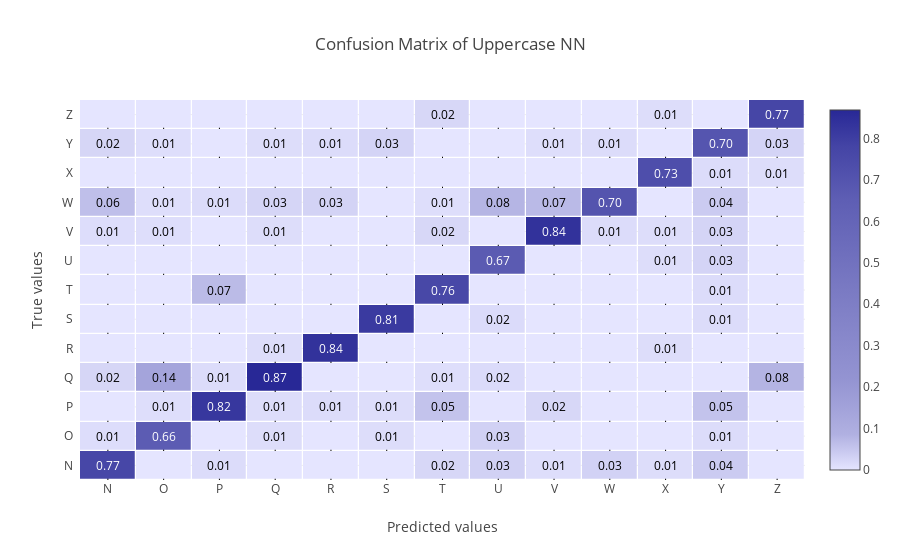
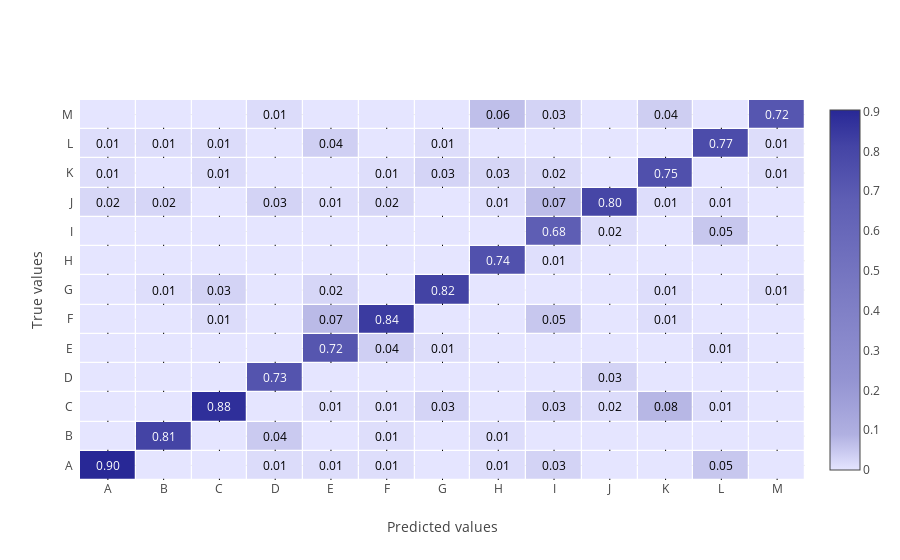

Notebook source saved alongside these figures, in order:
### Code cell
plot_confusion_matrix(uc_confusion_matrix[13:, 13:], uc_labels[13:], title='Confusion Matrix of Uppercase NN')
plot_confusion_matrix(uc_confusion_matrix[:13, :13], uc_labels[:13])

### Figure 1 — Plotly figure (JSON) as saved in the notebook; plotly's stock layout.template omitted (floating-point values rounded to 4 significant figures; data arrays with more than 128 entries replaced by an {"elided": "..."} marker saying what was removed)
{"data": [{"colorbar": {"tickmode": "array"}, "colorscale": [[0, "#e5e5ff"], [0.05, "#cacaf0"], [0.1, "#b0b0e1"], [0.25, "#9494d2"], [0.5, "#7a7ac3"], [0.75, "#5e5eb4"], [0.9, "#4444a5"], [1, "#282896"]], "showscale": true, "type": "heatmap", "x": ["N", "O", "P", "Q", "R", "S", "T", "U", "V", "W", "X", "Y", "Z"], "xgap": 1.25, "y": ["N", "O", "P", "Q", "R", "S", "T", "U", "V", "W", "X", "Y", "Z"], "ygap": 1.25, "z": {"elided": "13x13 float values"}}], "layout": {"annotations": [{"font": {"color": "#FFFFFF"}, "showarrow": false, "text": "0.77", "x": "N", "xref": "x1", "y": "N", "yref": "y1"}, {"font": {"color": "#000000"}, "showarrow": false, "text": "", "x": "O", "xref": "x1", "y": "N", "yref": "y1"}, {"font": {"color": "#000000"}, "showarrow": false, "text": "0.01", "x": "P", "xref": "x1", "y": "N", "yref": "y1"}, {"font": {"color": "#000000"}, "showarrow": false, "text": "", "x": "Q", "xref": "x1", "y": "N", "yref": "y1"}, {"font": {"color": "#000000"}, "showarrow": false, "text": "", "x": "R", "xref": "x1", "y": "N", "yref": "y1"}, {"font": {"color": "#000000"}, "showarrow": false, "text": "", "x": "S", "xref": "x1", "y": "N", "yref": "y1"}, {"font": {"color": "#000000"}, "showarrow": false, "text": "0.02", "x": "T", "xref": "x1", "y": "N", "yref": "y1"}, {"font": {"color": "#000000"}, "showarrow": false, "text": "0.03", "x": "U", "xref": "x1", "y": "N", "yref": "y1"}, {"font": {"color": "#000000"}, "showarrow": false, "text": "0.01", "x": "V", "xref": "x1", "y": "N", "yref": "y1"}, {"font": {"color": "#000000"}, "showarrow": false, "text": "0.03", "x": "W", "xref": "x1", "y": "N", "yref": "y1"}, {"font": {"color": "#000000"}, "showarrow": false, "text": "0.01", "x": "X", "xref": "x1", "y": "N", "yref": "y1"}, {"font": {"color": "#000000"}, "showarrow": false, "text": "0.04", "x": "Y", "xref": "x1", "y": "N", "yref": "y1"}, {"font": {"color": "#000000"}, "showarrow": false, "text": "", "x": "Z", "xref": "x1", "y": "N", "yref": "y1"}, {"font": {"color": "#000000"}, "showarrow": false, "text": "0.01", "x": "N", "xref": "x1", "y": "O", "yref": "y1"}, {"font": {"color": "#FFFFFF"}, "showarrow": false, "text": "0.66", "x": "O", "xref": "x1", "y": "O", "yref": "y1"}, {"font": {"color": "#000000"}, "showarrow": false, "text": "", "x": "P", "xref": "x1", "y": "O", "yref": "y1"}, {"font": {"color": "#000000"}, "showarrow": false, "text": "0.01", "x": "Q", "xref": "x1", "y": "O", "yref": "y1"}, {"font": {"color": "#000000"}, "showarrow": false, "text": "", "x": "R", "xref": "x1", "y": "O", "yref": "y1"}, {"font": {"color": "#000000"}, "showarrow": false, "text": "0.01", "x": "S", "xref": "x1", "y": "O", "yref": "y1"}, {"font": {"color": "#000000"}, "showarrow": false, "text": "", "x": "T", "xref": "x1", "y": "O", "yref": "y1"}, {"font": {"color": "#000000"}, "showarrow": false, "text": "0.03", "x": "U", "xref": "x1", "y": "O", "yref": "y1"}, {"font": {"color": "#000000"}, "showarrow": false, "text": "", "x": "V", "xref": "x1", "y": "O", "yref": "y1"}, {"font": {"color": "#000000"}, "showarrow": false, "text": "", "x": "W", "xref": "x1", "y": "O", "yref": "y1"}, {"font": {"color": "#000000"}, "showarrow": false, "text": "", "x": "X", "xref": "x1", "y": "O", "yref": "y1"}, {"font": {"color": "#000000"}, "showarrow": false, "text": "0.01", "x": "Y", "xref": "x1", "y": "O", "yref": "y1"}, {"font": {"color": "#000000"}, "showarrow": false, "text": "", "x": "Z", "xref": "x1", "y": "O", "yref": "y1"}, {"font": {"color": "#000000"}, "showarrow": false, "text": "", "x": "N", "xref": "x1", "y": "P", "yref": "y1"}, {"font": {"color": "#000000"}, "showarrow": false, "text": "0.01", "x": "O", "xref": "x1", "y": "P", "yref": "y1"}, {"font": {"color": "#FFFFFF"}, "showarrow": false, "text": "0.82", "x": "P", "xref": "x1", "y": "P", "yref": "y1"}, {"font": {"color": "#000000"}, "showarrow": false, "text": "0.01", "x": "Q", "xref": "x1", "y": "P", "yref": "y1"}, {"font": {"color": "#000000"}, "showarrow": false, "text": "0.01", "x": "R", "xref": "x1", "y": "P", "yref": "y1"}, {"font": {"color": "#000000"}, "showarrow": false, "text": "0.01", "x": "S", "xref": "x1", "y": "P", "yref": "y1"}, {"font": {"color": "#000000"}, "showarrow": false, "text": "0.05", "x": "T", "xref": "x1", "y": "P", "yref": "y1"}, {"font": {"color": "#000000"}, "showarrow": false, "text": "", "x": "U", "xref": "x1", "y": "P", "yref": "y1"}, {"font": {"color": "#000000"}, "showarrow": false, "text": "0.02", "x": "V", "xref": "x1", "y": "P", "yref": "y1"}, {"font": {"color": "#000000"}, "showarrow": false, "text": "", "x": "W", "xref": "x1", "y": "P", "yref": "y1"}, {"font": {"color": "#000000"}, "showarrow": false, "text": "", "x": "X", "xref": "x1", "y": "P", "yref": "y1"}, {"font": {"color": "#000000"}, "showarrow": false, "text": "0.05", "x": "Y", "xref": "x1", "y": "P", "yref": "y1"}, {"font": {"color": "#000000"}, "showarrow": false, "text": "", "x": "Z", "xref": "x1", "y": "P", "yref": "y1"}, {"font": {"color": "#000000"}, "showarrow": false, "text": "0.02", "x": "N", "xref": "x1", "y": "Q", "yref": "y1"}, {"font": {"color": "#000000"}, "showarrow": false, "text": "0.14", "x": "O", "xref": "x1", "y": "Q", "yref": "y1"}, {"font": {"color": "#000000"}, "showarrow": false, "text": "0.01", "x": "P", "xref": "x1", "y": "Q", "yref": "y1"}, {"font": {"color": "#FFFFFF"}, "showarrow": false, "text": "0.87", "x": "Q", "xref": "x1", "y": "Q", "yref": "y1"}, {"font": {"color": "#000000"}, "showarrow": false, "text": "", "x": "R", "xref": "x1", "y": "Q", "yref": "y1"}, {"font": {"color": "#000000"}, "showarrow": false, "text": "", "x": "S", "xref": "x1", "y": "Q", "yref": "y1"}, {"font": {"color": "#000000"}, "showarrow": false, "text": "0.01", "x": "T", "xref": "x1", "y": "Q", "yref": "y1"}, {"font": {"color": "#000000"}, "showarrow": false, "text": "0.02", "x": "U", "xref": "x1", "y": "Q", "yref": "y1"}, {"font": {"color": "#000000"}, "showarrow": false, "text": "", "x": "V", "xref": "x1", "y": "Q", "yref": "y1"}, {"font": {"color": "#000000"}, "showarrow": false, "text": "", "x": "W", "xref": "x1", "y": "Q", "yref": "y1"}, {"font": {"color": "#000000"}, "showarrow": false, "text": "", "x": "X", "xref": "x1", "y": "Q", "yref": "y1"}, {"font": {"color": "#000000"}, "showarrow": false, "text": "", "x": "Y", "xref": "x1", "y": "Q", "yref": "y1"}, {"font": {"color": "#000000"}, "showarrow": false, "text": "0.08", "x": "Z", "xref": "x1", "y": "Q", "yref": "y1"}, {"font": {"color": "#000000"}, "showarrow": false, "text": "", "x": "N", "xref": "x1", "y": "R", "yref": "y1"}, {"font": {"color": "#000000"}, "showarrow": false, "text": "", "x": "O", "xref": "x1", "y": "R", "yref": "y1"}, {"font": {"color": "#000000"}, "showarrow": false, "text": "", "x": "P", "xref": "x1", "y": "R", "yref": "y1"}, {"font": {"color": "#000000"}, "showarrow": false, "text": "0.01", "x": "Q", "xref": "x1", "y": "R", "yref": "y1"}, {"font": {"color": "#FFFFFF"}, "showarrow": false, "text": "0.84", "x": "R", "xref": "x1", "y": "R", "yref": "y1"}, {"font": {"color": "#000000"}, "showarrow": false, "text": "", "x": "S", "xref": "x1", "y": "R", "yref": "y1"}, {"font": {"color": "#000000"}, "showarrow": false, "text": "", "x": "T", "xref": "x1", "y": "R", "yref": "y1"}, {"font": {"color": "#000000"}, "showarrow": false, "text": "", "x": "U", "xref": "x1", "y": "R", "yref": "y1"}, {"font": {"color": "#000000"}, "showarrow": false, "text": "", "x": "V", "xref": "x1", "y": "R", "yref": "y1"}, {"font": {"color": "#000000"}, "showarrow": false, "text": "", "x": "W", "xref": "x1", "y": "R", "yref": "y1"}, {"font": {"color": "#000000"}, "showarrow": false, "text": "0.01", "x": "X", "xref": "x1", "y": "R", "yref": "y1"}, {"font": {"color": "#000000"}, "showarrow": false, "text": "", "x": "Y", "xref": "x1", "y": "R", "yref": "y1"}, {"font": {"color": "#000000"}, "showarrow": false, "text": "", "x": "Z", "xref": "x1", "y": "R", "yref": "y1"}, {"font": {"color": "#000000"}, "showarrow": false, "text": "", "x": "N", "xref": "x1", "y": "S", "yref": "y1"}, {"font": {"color": "#000000"}, "showarrow": false, "text": "", "x": "O", "xref": "x1", "y": "S", "yref": "y1"}, {"font": {"color": "#000000"}, "showarrow": false, "text": "", "x": "P", "xref": "x1", "y": "S", "yref": "y1"}, {"font": {"color": "#000000"}, "showarrow": false, "text": "", "x": "Q", "xref": "x1", "y": "S", "yref": "y1"}, {"font": {"color": "#000000"}, "showarrow": false, "text": "", "x": "R", "xref": "x1", "y": "S", "yref": "y1"}, {"font": {"color": "#FFFFFF"}, "showarrow": false, "text": "0.81", "x": "S", "xref": "x1", "y": "S", "yref": "y1"}, {"font": {"color": "#000000"}, "showarrow": false, "text": "", "x": "T", "xref": "x1", "y": "S", "yref": "y1"}, {"font": {"color": "#000000"}, "showarrow": false, "text": "0.02", "x": "U", "xref": "x1", "y": "S", "yref": "y1"}, {"font": {"color": "#000000"}, "showarrow": false, "text": "", "x": "V", "xref": "x1", "y": "S", "yref": "y1"}, {"font": {"color": "#000000"}, "showarrow": false, "text": "", "x": "W", "xref": "x1", "y": "S", "yref": "y1"}, {"font": {"color": "#000000"}, "showarrow": false, "text": "", "x": "X", "xref": "x1", "y": "S", "yref": "y1"}, {"font": {"color": "#000000"}, "showarrow": false, "text": "0.01", "x": "Y", "xref": "x1", "y": "S", "yref": "y1"}, {"font": {"color": "#000000"}, "showarrow": false, "text": "", "x": "Z", "xref": "x1", "y": "S", "yref": "y1"}, {"font": {"color": "#000000"}, "showarrow": false, "text": "", "x": "N", "xref": "x1", "y": "T", "yref": "y1"}, {"font": {"color": "#000000"}, "showarrow": false, "text": "", "x": "O", "xref": "x1", "y": "T", "yref": "y1"}, {"font": {"color": "#000000"}, "showarrow": false, "text": "0.07", "x": "P", "xref": "x1", "y": "T", "yref": "y1"}, {"font": {"color": "#000000"}, "showarrow": false, "text": "", "x": "Q", "xref": "x1", "y": "T", "yref": "y1"}, {"font": {"color": "#000000"}, "showarrow": false, "text": "", "x": "R", "xref": "x1", "y": "T", "yref": "y1"}, {"font": {"color": "#000000"}, "showarrow": false, "text": "", "x": "S", "xref": "x1", "y": "T", "yref": "y1"}, {"font": {"color": "#FFFFFF"}, "showarrow": false, "text": "0.76", "x": "T", "xref": "x1", "y": "T", "yref": "y1"}, {"font": {"color": "#000000"}, "showarrow": false, "text": "", "x": "U", "xref": "x1", "y": "T", "yref": "y1"}, {"font": {"color": "#000000"}, "showarrow": false, "text": "", "x": "V", "xref": "x1", "y": "T", "yref": "y1"}, {"font": {"color": "#000000"}, "showarrow": false, "text": "", "x": "W", "xref": "x1", "y": "T", "yref": "y1"}, {"font": {"color": "#000000"}, "showarrow": false, "text": "", "x": "X", "xref": "x1", "y": "T", "yref": "y1"}, {"font": {"color": "#000000"}, "showarrow": false, "text": "0.01", "x": "Y", "xref": "x1", "y": "T", "yref": "y1"}, {"font": {"color": "#000000"}, "showarrow": false, "text": "", "x": "Z", "xref": "x1", "y": "T", "yref": "y1"}, {"font": {"color": "#000000"}, "showarrow": false, "text": "", "x": "N", "xref": "x1", "y": "U", "yref": "y1"}, {"font": {"color": "#000000"}, "showarrow": false, "text": "", "x": "O", "xref": "x1", "y": "U", "yref": "y1"}, {"font": {"color": "#000000"}, "showarrow": false, "text": "", "x": "P", "xref": "x1", "y": "U", "yref": "y1"}, {"font": {"color": "#000000"}, "showarrow": false, "text": "", "x": "Q", "xref": "x1", "y": "U", "yref": "y1"}, {"font": {"color": "#000000"}, "showarrow": false, "text": "", "x": "R", "xref": "x1", "y": "U", "yref": "y1"}, {"font": {"color": "#000000"}, "showarrow": false, "text": "", "x": "S", "xref": "x1", "y": "U", "yref": "y1"}, {"font": {"color": "#000000"}, "showarrow": false, "text": "", "x": "T", "xref": "x1", "y": "U", "yref": "y1"}, {"font": {"color": "#FFFFFF"}, "showarrow": false, "text": "0.67", "x": "U", "xref": "x1", "y": "U", "yref": "y1"}, {"font": {"color": "#000000"}, "showarrow": false, "text": "", "x": "V", "xref": "x1", "y": "U", "yref": "y1"}, {"font": {"color": "#000000"}, "showarrow": false, "text": "", "x": "W", "xref": "x1", "y": "U", "yref": "y1"}, {"font": {"color": "#000000"}, "showarrow": false, "text": "0.01", "x": "X", "xref": "x1", "y": "U", "yref": "y1"}, {"font": {"color": "#000000"}, "showarrow": false, "text": "0.03", "x": "Y", "xref": "x1", "y": "U", "yref": "y1"}, {"font": {"color": "#000000"}, "showarrow": false, "text": "", "x": "Z", "xref": "x1", "y": "U", "yref": "y1"}, {"font": {"color": "#000000"}, "showarrow": false, "text": "0.01", "x": "N", "xref": "x1", "y": "V", "yref": "y1"}, {"font": {"color": "#000000"}, "showarrow": false, "text": "0.01", "x": "O", "xref": "x1", "y": "V", "yref": "y1"}, {"font": {"color": "#000000"}, "showarrow": false, "text": "", "x": "P", "xref": "x1", "y": "V", "yref": "y1"}, {"font": {"color": "#000000"}, "showarrow": false, "text": "0.01", "x": "Q", "xref": "x1", "y": "V", "yref": "y1"}, {"font": {"color": "#000000"}, "showarrow": false, "text": "", "x": "R", "xref": "x1", "y": "V", "yref": "y1"}, {"font": {"color": "#000000"}, "showarrow": false, "text": "", "x": "S", "xref": "x1", "y": "V", "yref": "y1"}, {"font": {"color": "#000000"}, "showarrow": false, "text": "0.02", "x": "T", "xref": "x1", "y": "V", "yref": "y1"}, {"font": {"color": "#000000"}, "showarrow": false, "text": "", "x": "U", "xref": "x1", "y": "V", "yref": "y1"}, {"font": {"color": "#FFFFFF"}, "showarrow": false, "text": "0.84", "x": "V", "xref": "x1", "y": "V", "yref": "y1"}, {"font": {"color": "#000000"}, "showarrow": false, "text": "0.01", "x": "W", "xref": "x1", "y": "V", "yref": "y1"}, {"font": {"color": "#000000"}, "showarrow": false, "text": "0.01", "x": "X", "xref": "x1", "y": "V", "yref": "y1"}, {"font": {"color": "#000000"}, "showarrow": false, "text": "0.03", "x": "Y", "xref": "x1", "y": "V", "yref": "y1"}, {"font": {"color": "#000000"}, "showarrow": false, "text": "", "x": "Z", "xref": "x1", "y": "V", "yref": "y1"}, {"font": {"color": "#000000"}, "showarrow": false, "text": "0.06", "x": "N", "xref": "x1", "y": "W", "yref": "y1"}, {"font": {"color": "#000000"}, "showarrow": false, "text": "0.01", "x": "O", "xref": "x1", "y": "W", "yref": "y1"}, {"font": {"color": "#000000"}, "showarrow": false, "text": "0.01", "x": "P", "xref": "x1", "y": "W", "yref": "y1"}, {"font": {"color": "#000000"}, "showarrow": false, "text": "0.03", "x": "Q", "xref": "x1", "y": "W", "yref": "y1"}, {"font": {"color": "#000000"}, "showarrow": false, "text": "0.03", "x": "R", "xref": "x1", "y": "W", "yref": "y1"}, {"font": {"color": "#000000"}, "showarrow": false, "text": "", "x": "S", "xref": "x1", "y": "W", "yref": "y1"}, {"font": {"color": "#000000"}, "showarrow": false, "text": "0.01", "x": "T", "xref": "x1", "y": "W", "yref": "y1"}, {"font": {"color": "#000000"}, "showarrow": false, "text": "0.08", "x": "U", "xref": "x1", "y": "W", "yref": "y1"}, {"font": {"color": "#000000"}, "showarrow": false, "text": "0.07", "x": "V", "xref": "x1", "y": "W", "yref": "y1"}, {"font": {"color": "#FFFFFF"}, "showarrow": false, "text": "0.70", "x": "W", "xref": "x1", "y": "W", "yref": "y1"}, {"font": {"color": "#000000"}, "showarrow": false, "text": "", "x": "X", "xref": "x1", "y": "W", "yref": "y1"}, {"font": {"color": "#000000"}, "showarrow": false, "text": "0.04", "x": "Y", "xref": "x1", "y": "W", "yref": "y1"}, {"font": {"color": "#000000"}, "showarrow": false, "text": "", "x": "Z", "xref": "x1", "y": "W", "yref": "y1"}, {"font": {"color": "#000000"}, "showarrow": false, "text": "", "x": "N", "xref": "x1", "y": "X", "yref": "y1"}, {"font": {"color": "#000000"}, "showarrow": false, "text": "", "x": "O", "xref": "x1", "y": "X", "yref": "y1"}, {"font": {"color": "#000000"}, "showarrow": false, "text": "", "x": "P", "xref": "x1", "y": "X", "yref": "y1"}, {"font": {"color": "#000000"}, "showarrow": false, "text": "", "x": "Q", "xref": "x1", "y": "X", "yref": "y1"}, {"font": {"color": "#000000"}, "showarrow": false, "text": "", "x": "R", "xref": "x1", "y": "X", "yref": "y1"}, {"font": {"color": "#000000"}, "showarrow": false, "text": "", "x": "S", "xref": "x1", "y": "X", "yref": "y1"}, {"font": {"color": "#000000"}, "showarrow": false, "text": "", "x": "T", "xref": "x1", "y": "X", "yref": "y1"}, {"font": {"color": "#000000"}, "showarrow": false, "text": "", "x": "U", "xref": "x1", "y": "X", "yref": "y1"}, {"font": {"color": "#000000"}, "showarrow": false, "text": "", "x": "V", "xref": "x1", "y": "X", "yref": "y1"}, {"font": {"color": "#000000"}, "showarrow": false, "text": "", "x": "W", "xref": "x1", "y": "X", "yref": "y1"}, {"font": {"color": "#FFFFFF"}, "showarrow": false, "text": "0.73", "x": "X", "xref": "x1", "y": "X", "yref": "y1"}, {"font": {"color": "#000000"}, "showarrow": false, "text": "0.01", "x": "Y", "xref": "x1", "y": "X", "yref": "y1"}, {"font": {"color": "#000000"}, "showarrow": false, "text": "0.01", "x": "Z", "xref": "x1", "y": "X", "yref": "y1"}, {"font": {"color": "#000000"}, "showarrow": false, "text": "0.02", "x": "N", "xref": "x1", "y": "Y", "yref": "y1"}, {"font": {"color": "#000000"}, "showarrow": false, "text": "0.01", "x": "O", "xref": "x1", "y": "Y", "yref": "y1"}, {"font": {"color": "#000000"}, "showarrow": false, "text": "", "x": "P", "xref": "x1", "y": "Y", "yref": "y1"}, {"font": {"color": "#000000"}, "showarrow": false, "text": "0.01", "x": "Q", "xref": "x1", "y": "Y", "yref": "y1"}, {"font": {"color": "#000000"}, "showarrow": false, "text": "0.01", "x": "R", "xref": "x1", "y": "Y", "yref": "y1"}, {"font": {"color": "#000000"}, "showarrow": false, "text": "0.03", "x": "S", "xref": "x1", "y": "Y", "yref": "y1"}, {"font": {"color": "#000000"}, "showarrow": false, "text": "", "x": "T", "xref": "x1", "y": "Y", "yref": "y1"}, {"font": {"color": "#000000"}, "showarrow": false, "text": "", "x": "U", "xref": "x1", "y": "Y", "yref": "y1"}, {"font": {"color": "#000000"}, "showarrow": false, "text": "0.01", "x": "V", "xref": "x1", "y": "Y", "yref": "y1"}, {"font": {"color": "#000000"}, "showarrow": false, "text": "0.01", "x": "W", "xref": "x1", "y": "Y", "yref": "y1"}, {"font": {"color": "#000000"}, "showarrow": false, "text": "", "x": "X", "xref": "x1", "y": "Y", "yref": "y1"}, {"font": {"color": "#FFFFFF"}, "showarrow": false, "text": "0.70", "x": "Y", "xref": "x1", "y": "Y", "yref": "y1"}, {"font": {"color": "#000000"}, "showarrow": false, "text": "0.03", "x": "Z", "xref": "x1", "y": "Y", "yref": "y1"}, {"font": {"color": "#000000"}, "showarrow": false, "text": "", "x": "N", "xref": "x1", "y": "Z", "yref": "y1"}, {"font": {"color": "#000000"}, "showarrow": false, "text": "", "x": "O", "xref": "x1", "y": "Z", "yref": "y1"}, {"font": {"color": "#000000"}, "showarrow": false, "text": "", "x": "P", "xref": "x1", "y": "Z", "yref": "y1"}, {"font": {"color": "#000000"}, "showarrow": false, "text": "", "x": "Q", "xref": "x1", "y": "Z", "yref": "y1"}, {"font": {"color": "#000000"}, "showarrow": false, "text": "", "x": "R", "xref": "x1", "y": "Z", "yref": "y1"}, {"font": {"color": "#000000"}, "showarrow": false, "text": "", "x": "S", "xref": "x1", "y": "Z", "yref": "y1"}, {"font": {"color": "#000000"}, "showarrow": false, "text": "0.02", "x": "T", "xref": "x1", "y": "Z", "yref": "y1"}, {"font": {"color": "#000000"}, "showarrow": false, "text": "", "x": "U", "xref": "x1", "y": "Z", "yref": "y1"}, {"font": {"color": "#000000"}, "showarrow": false, "text": "", "x": "V", "xref": "x1", "y": "Z", "yref": "y1"}, {"font": {"color": "#000000"}, "showarrow": false, "text": "", "x": "W", "xref": "x1", "y": "Z", "yref": "y1"}, {"font": {"color": "#000000"}, "showarrow": false, "text": "0.01", "x": "X", "xref": "x1", "y": "Z", "yref": "y1"}, {"font": {"color": "#000000"}, "showarrow": false, "text": "", "x": "Y", "xref": "x1", "y": "Z", "yref": "y1"}, {"font": {"color": "#FFFFFF"}, "showarrow": false, "text": "0.77", "x": "Z", "xref": "x1", "y": "Z", "yref": "y1"}], "title": "Confusion Matrix of Uppercase NN", "xaxis": {"dtick": 1, "gridcolor": "rgb(0, 0, 0)", "side": "bottom", "ticks": "", "title": "Predicted values"}, "yaxis": {"anchor": "bottom", "dtick": 1, "ticks": "", "ticksuffix": "  ", "title": "True values"}}}

### Figure 2 — Plotly figure (JSON) as saved in the notebook; plotly's stock layout.template omitted (floating-point values rounded to 4 significant figures; data arrays with more than 128 entries replaced by an {"elided": "..."} marker saying what was removed)
{"data": [{"colorbar": {"tickmode": "array"}, "colorscale": [[0, "#e5e5ff"], [0.05, "#cacaf0"], [0.1, "#b0b0e1"], [0.25, "#9494d2"], [0.5, "#7a7ac3"], [0.75, "#5e5eb4"], [0.9, "#4444a5"], [1, "#282896"]], "showscale": true, "type": "heatmap", "x": ["A", "B", "C", "D", "E", "F", "G", "H", "I", "J", "K", "L", "M"], "xgap": 1.25, "y": ["A", "B", "C", "D", "E", "F", "G", "H", "I", "J", "K", "L", "M"], "ygap": 1.25, "z": {"elided": "13x13 float values"}}], "layout": {"annotations": [{"font": {"color": "#FFFFFF"}, "showarrow": false, "text": "0.90", "x": "A", "xref": "x1", "y": "A", "yref": "y1"}, {"font": {"color": "#000000"}, "showarrow": false, "text": "", "x": "B", "xref": "x1", "y": "A", "yref": "y1"}, {"font": {"color": "#000000"}, "showarrow": false, "text": "", "x": "C", "xref": "x1", "y": "A", "yref": "y1"}, {"font": {"color": "#000000"}, "showarrow": false, "text": "0.01", "x": "D", "xref": "x1", "y": "A", "yref": "y1"}, {"font": {"color": "#000000"}, "showarrow": false, "text": "0.01", "x": "E", "xref": "x1", "y": "A", "yref": "y1"}, {"font": {"color": "#000000"}, "showarrow": false, "text": "0.01", "x": "F", "xref": "x1", "y": "A", "yref": "y1"}, {"font": {"color": "#000000"}, "showarrow": false, "text": "", "x": "G", "xref": "x1", "y": "A", "yref": "y1"}, {"font": {"color": "#000000"}, "showarrow": false, "text": "0.01", "x": "H", "xref": "x1", "y": "A", "yref": "y1"}, {"font": {"color": "#000000"}, "showarrow": false, "text": "0.03", "x": "I", "xref": "x1", "y": "A", "yref": "y1"}, {"font": {"color": "#000000"}, "showarrow": false, "text": "", "x": "J", "xref": "x1", "y": "A", "yref": "y1"}, {"font": {"color": "#000000"}, "showarrow": false, "text": "", "x": "K", "xref": "x1", "y": "A", "yref": "y1"}, {"font": {"color": "#000000"}, "showarrow": false, "text": "0.05", "x": "L", "xref": "x1", "y": "A", "yref": "y1"}, {"font": {"color": "#000000"}, "showarrow": false, "text": "", "x": "M", "xref": "x1", "y": "A", "yref": "y1"}, {"font": {"color": "#000000"}, "showarrow": false, "text": "", "x": "A", "xref": "x1", "y": "B", "yref": "y1"}, {"font": {"color": "#FFFFFF"}, "showarrow": false, "text": "0.81", "x": "B", "xref": "x1", "y": "B", "yref": "y1"}, {"font": {"color": "#000000"}, "showarrow": false, "text": "", "x": "C", "xref": "x1", "y": "B", "yref": "y1"}, {"font": {"color": "#000000"}, "showarrow": false, "text": "0.04", "x": "D", "xref": "x1", "y": "B", "yref": "y1"}, {"font": {"color": "#000000"}, "showarrow": false, "text": "", "x": "E", "xref": "x1", "y": "B", "yref": "y1"}, {"font": {"color": "#000000"}, "showarrow": false, "text": "0.01", "x": "F", "xref": "x1", "y": "B", "yref": "y1"}, {"font": {"color": "#000000"}, "showarrow": false, "text": "", "x": "G", "xref": "x1", "y": "B", "yref": "y1"}, {"font": {"color": "#000000"}, "showarrow": false, "text": "0.01", "x": "H", "xref": "x1", "y": "B", "yref": "y1"}, {"font": {"color": "#000000"}, "showarrow": false, "text": "", "x": "I", "xref": "x1", "y": "B", "yref": "y1"}, {"font": {"color": "#000000"}, "showarrow": false, "text": "", "x": "J", "xref": "x1", "y": "B", "yref": "y1"}, {"font": {"color": "#000000"}, "showarrow": false, "text": "", "x": "K", "xref": "x1", "y": "B", "yref": "y1"}, {"font": {"color": "#000000"}, "showarrow": false, "text": "", "x": "L", "xref": "x1", "y": "B", "yref": "y1"}, {"font": {"color": "#000000"}, "showarrow": false, "text": "", "x": "M", "xref": "x1", "y": "B", "yref": "y1"}, {"font": {"color": "#000000"}, "showarrow": false, "text": "", "x": "A", "xref": "x1", "y": "C", "yref": "y1"}, {"font": {"color": "#000000"}, "showarrow": false, "text": "", "x": "B", "xref": "x1", "y": "C", "yref": "y1"}, {"font": {"color": "#FFFFFF"}, "showarrow": false, "text": "0.88", "x": "C", "xref": "x1", "y": "C", "yref": "y1"}, {"font": {"color": "#000000"}, "showarrow": false, "text": "", "x": "D", "xref": "x1", "y": "C", "yref": "y1"}, {"font": {"color": "#000000"}, "showarrow": false, "text": "0.01", "x": "E", "xref": "x1", "y": "C", "yref": "y1"}, {"font": {"color": "#000000"}, "showarrow": false, "text": "0.01", "x": "F", "xref": "x1", "y": "C", "yref": "y1"}, {"font": {"color": "#000000"}, "showarrow": false, "text": "0.03", "x": "G", "xref": "x1", "y": "C", "yref": "y1"}, {"font": {"color": "#000000"}, "showarrow": false, "text": "", "x": "H", "xref": "x1", "y": "C", "yref": "y1"}, {"font": {"color": "#000000"}, "showarrow": false, "text": "0.03", "x": "I", "xref": "x1", "y": "C", "yref": "y1"}, {"font": {"color": "#000000"}, "showarrow": false, "text": "0.02", "x": "J", "xref": "x1", "y": "C", "yref": "y1"}, {"font": {"color": "#000000"}, "showarrow": false, "text": "0.08", "x": "K", "xref": "x1", "y": "C", "yref": "y1"}, {"font": {"color": "#000000"}, "showarrow": false, "text": "0.01", "x": "L", "xref": "x1", "y": "C", "yref": "y1"}, {"font": {"color": "#000000"}, "showarrow": false, "text": "", "x": "M", "xref": "x1", "y": "C", "yref": "y1"}, {"font": {"color": "#000000"}, "showarrow": false, "text": "", "x": "A", "xref": "x1", "y": "D", "yref": "y1"}, {"font": {"color": "#000000"}, "showarrow": false, "text": "", "x": "B", "xref": "x1", "y": "D", "yref": "y1"}, {"font": {"color": "#000000"}, "showarrow": false, "text": "", "x": "C", "xref": "x1", "y": "D", "yref": "y1"}, {"font": {"color": "#FFFFFF"}, "showarrow": false, "text": "0.73", "x": "D", "xref": "x1", "y": "D", "yref": "y1"}, {"font": {"color": "#000000"}, "showarrow": false, "text": "", "x": "E", "xref": "x1", "y": "D", "yref": "y1"}, {"font": {"color": "#000000"}, "showarrow": false, "text": "", "x": "F", "xref": "x1", "y": "D", "yref": "y1"}, {"font": {"color": "#000000"}, "showarrow": false, "text": "", "x": "G", "xref": "x1", "y": "D", "yref": "y1"}, {"font": {"color": "#000000"}, "showarrow": false, "text": "", "x": "H", "xref": "x1", "y": "D", "yref": "y1"}, {"font": {"color": "#000000"}, "showarrow": false, "text": "", "x": "I", "xref": "x1", "y": "D", "yref": "y1"}, {"font": {"color": "#000000"}, "showarrow": false, "text": "0.03", "x": "J", "xref": "x1", "y": "D", "yref": "y1"}, {"font": {"color": "#000000"}, "showarrow": false, "text": "", "x": "K", "xref": "x1", "y": "D", "yref": "y1"}, {"font": {"color": "#000000"}, "showarrow": false, "text": "", "x": "L", "xref": "x1", "y": "D", "yref": "y1"}, {"font": {"color": "#000000"}, "showarrow": false, "text": "", "x": "M", "xref": "x1", "y": "D", "yref": "y1"}, {"font": {"color": "#000000"}, "showarrow": false, "text": "", "x": "A", "xref": "x1", "y": "E", "yref": "y1"}, {"font": {"color": "#000000"}, "showarrow": false, "text": "", "x": "B", "xref": "x1", "y": "E", "yref": "y1"}, {"font": {"color": "#000000"}, "showarrow": false, "text": "", "x": "C", "xref": "x1", "y": "E", "yref": "y1"}, {"font": {"color": "#000000"}, "showarrow": false, "text": "", "x": "D", "xref": "x1", "y": "E", "yref": "y1"}, {"font": {"color": "#FFFFFF"}, "showarrow": false, "text": "0.72", "x": "E", "xref": "x1", "y": "E", "yref": "y1"}, {"font": {"color": "#000000"}, "showarrow": false, "text": "0.04", "x": "F", "xref": "x1", "y": "E", "yref": "y1"}, {"font": {"color": "#000000"}, "showarrow": false, "text": "0.01", "x": "G", "xref": "x1", "y": "E", "yref": "y1"}, {"font": {"color": "#000000"}, "showarrow": false, "text": "", "x": "H", "xref": "x1", "y": "E", "yref": "y1"}, {"font": {"color": "#000000"}, "showarrow": false, "text": "", "x": "I", "xref": "x1", "y": "E", "yref": "y1"}, {"font": {"color": "#000000"}, "showarrow": false, "text": "", "x": "J", "xref": "x1", "y": "E", "yref": "y1"}, {"font": {"color": "#000000"}, "showarrow": false, "text": "", "x": "K", "xref": "x1", "y": "E", "yref": "y1"}, {"font": {"color": "#000000"}, "showarrow": false, "text": "0.01", "x": "L", "xref": "x1", "y": "E", "yref": "y1"}, {"font": {"color": "#000000"}, "showarrow": false, "text": "", "x": "M", "xref": "x1", "y": "E", "yref": "y1"}, {"font": {"color": "#000000"}, "showarrow": false, "text": "", "x": "A", "xref": "x1", "y": "F", "yref": "y1"}, {"font": {"color": "#000000"}, "showarrow": false, "text": "", "x": "B", "xref": "x1", "y": "F", "yref": "y1"}, {"font": {"color": "#000000"}, "showarrow": false, "text": "0.01", "x": "C", "xref": "x1", "y": "F", "yref": "y1"}, {"font": {"color": "#000000"}, "showarrow": false, "text": "", "x": "D", "xref": "x1", "y": "F", "yref": "y1"}, {"font": {"color": "#000000"}, "showarrow": false, "text": "0.07", "x": "E", "xref": "x1", "y": "F", "yref": "y1"}, {"font": {"color": "#FFFFFF"}, "showarrow": false, "text": "0.84", "x": "F", "xref": "x1", "y": "F", "yref": "y1"}, {"font": {"color": "#000000"}, "showarrow": false, "text": "", "x": "G", "xref": "x1", "y": "F", "yref": "y1"}, {"font": {"color": "#000000"}, "showarrow": false, "text": "", "x": "H", "xref": "x1", "y": "F", "yref": "y1"}, {"font": {"color": "#000000"}, "showarrow": false, "text": "0.05", "x": "I", "xref": "x1", "y": "F", "yref": "y1"}, {"font": {"color": "#000000"}, "showarrow": false, "text": "", "x": "J", "xref": "x1", "y": "F", "yref": "y1"}, {"font": {"color": "#000000"}, "showarrow": false, "text": "0.01", "x": "K", "xref": "x1", "y": "F", "yref": "y1"}, {"font": {"color": "#000000"}, "showarrow": false, "text": "", "x": "L", "xref": "x1", "y": "F", "yref": "y1"}, {"font": {"color": "#000000"}, "showarrow": false, "text": "", "x": "M", "xref": "x1", "y": "F", "yref": "y1"}, {"font": {"color": "#000000"}, "showarrow": false, "text": "", "x": "A", "xref": "x1", "y": "G", "yref": "y1"}, {"font": {"color": "#000000"}, "showarrow": false, "text": "0.01", "x": "B", "xref": "x1", "y": "G", "yref": "y1"}, {"font": {"color": "#000000"}, "showarrow": false, "text": "0.03", "x": "C", "xref": "x1", "y": "G", "yref": "y1"}, {"font": {"color": "#000000"}, "showarrow": false, "text": "", "x": "D", "xref": "x1", "y": "G", "yref": "y1"}, {"font": {"color": "#000000"}, "showarrow": false, "text": "0.02", "x": "E", "xref": "x1", "y": "G", "yref": "y1"}, {"font": {"color": "#000000"}, "showarrow": false, "text": "", "x": "F", "xref": "x1", "y": "G", "yref": "y1"}, {"font": {"color": "#FFFFFF"}, "showarrow": false, "text": "0.82", "x": "G", "xref": "x1", "y": "G", "yref": "y1"}, {"font": {"color": "#000000"}, "showarrow": false, "text": "", "x": "H", "xref": "x1", "y": "G", "yref": "y1"}, {"font": {"color": "#000000"}, "showarrow": false, "text": "", "x": "I", "xref": "x1", "y": "G", "yref": "y1"}, {"font": {"color": "#000000"}, "showarrow": false, "text": "", "x": "J", "xref": "x1", "y": "G", "yref": "y1"}, {"font": {"color": "#000000"}, "showarrow": false, "text": "0.01", "x": "K", "xref": "x1", "y": "G", "yref": "y1"}, {"font": {"color": "#000000"}, "showarrow": false, "text": "", "x": "L", "xref": "x1", "y": "G", "yref": "y1"}, {"font": {"color": "#000000"}, "showarrow": false, "text": "0.01", "x": "M", "xref": "x1", "y": "G", "yref": "y1"}, {"font": {"color": "#000000"}, "showarrow": false, "text": "", "x": "A", "xref": "x1", "y": "H", "yref": "y1"}, {"font": {"color": "#000000"}, "showarrow": false, "text": "", "x": "B", "xref": "x1", "y": "H", "yref": "y1"}, {"font": {"color": "#000000"}, "showarrow": false, "text": "", "x": "C", "xref": "x1", "y": "H", "yref": "y1"}, {"font": {"color": "#000000"}, "showarrow": false, "text": "", "x": "D", "xref": "x1", "y": "H", "yref": "y1"}, {"font": {"color": "#000000"}, "showarrow": false, "text": "", "x": "E", "xref": "x1", "y": "H", "yref": "y1"}, {"font": {"color": "#000000"}, "showarrow": false, "text": "", "x": "F", "xref": "x1", "y": "H", "yref": "y1"}, {"font": {"color": "#000000"}, "showarrow": false, "text": "", "x": "G", "xref": "x1", "y": "H", "yref": "y1"}, {"font": {"color": "#FFFFFF"}, "showarrow": false, "text": "0.74", "x": "H", "xref": "x1", "y": "H", "yref": "y1"}, {"font": {"color": "#000000"}, "showarrow": false, "text": "0.01", "x": "I", "xref": "x1", "y": "H", "yref": "y1"}, {"font": {"color": "#000000"}, "showarrow": false, "text": "", "x": "J", "xref": "x1", "y": "H", "yref": "y1"}, {"font": {"color": "#000000"}, "showarrow": false, "text": "", "x": "K", "xref": "x1", "y": "H", "yref": "y1"}, {"font": {"color": "#000000"}, "showarrow": false, "text": "", "x": "L", "xref": "x1", "y": "H", "yref": "y1"}, {"font": {"color": "#000000"}, "showarrow": false, "text": "", "x": "M", "xref": "x1", "y": "H", "yref": "y1"}, {"font": {"color": "#000000"}, "showarrow": false, "text": "", "x": "A", "xref": "x1", "y": "I", "yref": "y1"}, {"font": {"color": "#000000"}, "showarrow": false, "text": "", "x": "B", "xref": "x1", "y": "I", "yref": "y1"}, {"font": {"color": "#000000"}, "showarrow": false, "text": "", "x": "C", "xref": "x1", "y": "I", "yref": "y1"}, {"font": {"color": "#000000"}, "showarrow": false, "text": "", "x": "D", "xref": "x1", "y": "I", "yref": "y1"}, {"font": {"color": "#000000"}, "showarrow": false, "text": "", "x": "E", "xref": "x1", "y": "I", "yref": "y1"}, {"font": {"color": "#000000"}, "showarrow": false, "text": "", "x": "F", "xref": "x1", "y": "I", "yref": "y1"}, {"font": {"color": "#000000"}, "showarrow": false, "text": "", "x": "G", "xref": "x1", "y": "I", "yref": "y1"}, {"font": {"color": "#000000"}, "showarrow": false, "text": "", "x": "H", "xref": "x1", "y": "I", "yref": "y1"}, {"font": {"color": "#FFFFFF"}, "showarrow": false, "text": "0.68", "x": "I", "xref": "x1", "y": "I", "yref": "y1"}, {"font": {"color": "#000000"}, "showarrow": false, "text": "0.02", "x": "J", "xref": "x1", "y": "I", "yref": "y1"}, {"font": {"color": "#000000"}, "showarrow": false, "text": "", "x": "K", "xref": "x1", "y": "I", "yref": "y1"}, {"font": {"color": "#000000"}, "showarrow": false, "text": "0.05", "x": "L", "xref": "x1", "y": "I", "yref": "y1"}, {"font": {"color": "#000000"}, "showarrow": false, "text": "", "x": "M", "xref": "x1", "y": "I", "yref": "y1"}, {"font": {"color": "#000000"}, "showarrow": false, "text": "0.02", "x": "A", "xref": "x1", "y": "J", "yref": "y1"}, {"font": {"color": "#000000"}, "showarrow": false, "text": "0.02", "x": "B", "xref": "x1", "y": "J", "yref": "y1"}, {"font": {"color": "#000000"}, "showarrow": false, "text": "", "x": "C", "xref": "x1", "y": "J", "yref": "y1"}, {"font": {"color": "#000000"}, "showarrow": false, "text": "0.03", "x": "D", "xref": "x1", "y": "J", "yref": "y1"}, {"font": {"color": "#000000"}, "showarrow": false, "text": "0.01", "x": "E", "xref": "x1", "y": "J", "yref": "y1"}, {"font": {"color": "#000000"}, "showarrow": false, "text": "0.02", "x": "F", "xref": "x1", "y": "J", "yref": "y1"}, {"font": {"color": "#000000"}, "showarrow": false, "text": "", "x": "G", "xref": "x1", "y": "J", "yref": "y1"}, {"font": {"color": "#000000"}, "showarrow": false, "text": "0.01", "x": "H", "xref": "x1", "y": "J", "yref": "y1"}, {"font": {"color": "#000000"}, "showarrow": false, "text": "0.07", "x": "I", "xref": "x1", "y": "J", "yref": "y1"}, {"font": {"color": "#FFFFFF"}, "showarrow": false, "text": "0.80", "x": "J", "xref": "x1", "y": "J", "yref": "y1"}, {"font": {"color": "#000000"}, "showarrow": false, "text": "0.01", "x": "K", "xref": "x1", "y": "J", "yref": "y1"}, {"font": {"color": "#000000"}, "showarrow": false, "text": "0.01", "x": "L", "xref": "x1", "y": "J", "yref": "y1"}, {"font": {"color": "#000000"}, "showarrow": false, "text": "", "x": "M", "xref": "x1", "y": "J", "yref": "y1"}, {"font": {"color": "#000000"}, "showarrow": false, "text": "0.01", "x": "A", "xref": "x1", "y": "K", "yref": "y1"}, {"font": {"color": "#000000"}, "showarrow": false, "text": "", "x": "B", "xref": "x1", "y": "K", "yref": "y1"}, {"font": {"color": "#000000"}, "showarrow": false, "text": "0.01", "x": "C", "xref": "x1", "y": "K", "yref": "y1"}, {"font": {"color": "#000000"}, "showarrow": false, "text": "", "x": "D", "xref": "x1", "y": "K", "yref": "y1"}, {"font": {"color": "#000000"}, "showarrow": false, "text": "", "x": "E", "xref": "x1", "y": "K", "yref": "y1"}, {"font": {"color": "#000000"}, "showarrow": false, "text": "0.01", "x": "F", "xref": "x1", "y": "K", "yref": "y1"}, {"font": {"color": "#000000"}, "showarrow": false, "text": "0.03", "x": "G", "xref": "x1", "y": "K", "yref": "y1"}, {"font": {"color": "#000000"}, "showarrow": false, "text": "0.03", "x": "H", "xref": "x1", "y": "K", "yref": "y1"}, {"font": {"color": "#000000"}, "showarrow": false, "text": "0.02", "x": "I", "xref": "x1", "y": "K", "yref": "y1"}, {"font": {"color": "#000000"}, "showarrow": false, "text": "", "x": "J", "xref": "x1", "y": "K", "yref": "y1"}, {"font": {"color": "#FFFFFF"}, "showarrow": false, "text": "0.75", "x": "K", "xref": "x1", "y": "K", "yref": "y1"}, {"font": {"color": "#000000"}, "showarrow": false, "text": "", "x": "L", "xref": "x1", "y": "K", "yref": "y1"}, {"font": {"color": "#000000"}, "showarrow": false, "text": "0.01", "x": "M", "xref": "x1", "y": "K", "yref": "y1"}, {"font": {"color": "#000000"}, "showarrow": false, "text": "0.01", "x": "A", "xref": "x1", "y": "L", "yref": "y1"}, {"font": {"color": "#000000"}, "showarrow": false, "text": "0.01", "x": "B", "xref": "x1", "y": "L", "yref": "y1"}, {"font": {"color": "#000000"}, "showarrow": false, "text": "0.01", "x": "C", "xref": "x1", "y": "L", "yref": "y1"}, {"font": {"color": "#000000"}, "showarrow": false, "text": "", "x": "D", "xref": "x1", "y": "L", "yref": "y1"}, {"font": {"color": "#000000"}, "showarrow": false, "text": "0.04", "x": "E", "xref": "x1", "y": "L", "yref": "y1"}, {"font": {"color": "#000000"}, "showarrow": false, "text": "", "x": "F", "xref": "x1", "y": "L", "yref": "y1"}, {"font": {"color": "#000000"}, "showarrow": false, "text": "0.01", "x": "G", "xref": "x1", "y": "L", "yref": "y1"}, {"font": {"color": "#000000"}, "showarrow": false, "text": "", "x": "H", "xref": "x1", "y": "L", "yref": "y1"}, {"font": {"color": "#000000"}, "showarrow": false, "text": "", "x": "I", "xref": "x1", "y": "L", "yref": "y1"}, {"font": {"color": "#000000"}, "showarrow": false, "text": "", "x": "J", "xref": "x1", "y": "L", "yref": "y1"}, {"font": {"color": "#000000"}, "showarrow": false, "text": "", "x": "K", "xref": "x1", "y": "L", "yref": "y1"}, {"font": {"color": "#FFFFFF"}, "showarrow": false, "text": "0.77", "x": "L", "xref": "x1", "y": "L", "yref": "y1"}, {"font": {"color": "#000000"}, "showarrow": false, "text": "0.01", "x": "M", "xref": "x1", "y": "L", "yref": "y1"}, {"font": {"color": "#000000"}, "showarrow": false, "text": "", "x": "A", "xref": "x1", "y": "M", "yref": "y1"}, {"font": {"color": "#000000"}, "showarrow": false, "text": "", "x": "B", "xref": "x1", "y": "M", "yref": "y1"}, {"font": {"color": "#000000"}, "showarrow": false, "text": "", "x": "C", "xref": "x1", "y": "M", "yref": "y1"}, {"font": {"color": "#000000"}, "showarrow": false, "text": "0.01", "x": "D", "xref": "x1", "y": "M", "yref": "y1"}, {"font": {"color": "#000000"}, "showarrow": false, "text": "", "x": "E", "xref": "x1", "y": "M", "yref": "y1"}, {"font": {"color": "#000000"}, "showarrow": false, "text": "", "x": "F", "xref": "x1", "y": "M", "yref": "y1"}, {"font": {"color": "#000000"}, "showarrow": false, "text": "", "x": "G", "xref": "x1", "y": "M", "yref": "y1"}, {"font": {"color": "#000000"}, "showarrow": false, "text": "0.06", "x": "H", "xref": "x1", "y": "M", "yref": "y1"}, {"font": {"color": "#000000"}, "showarrow": false, "text": "0.03", "x": "I", "xref": "x1", "y": "M", "yref": "y1"}, {"font": {"color": "#000000"}, "showarrow": false, "text": "", "x": "J", "xref": "x1", "y": "M", "yref": "y1"}, {"font": {"color": "#000000"}, "showarrow": false, "text": "0.04", "x": "K", "xref": "x1", "y": "M", "yref": "y1"}, {"font": {"color": "#000000"}, "showarrow": false, "text": "", "x": "L", "xref": "x1", "y": "M", "yref": "y1"}, {"font": {"color": "#FFFFFF"}, "showarrow": false, "text": "0.72", "x": "M", "xref": "x1", "y": "M", "yref": "y1"}], "xaxis": {"dtick": 1, "gridcolor": "rgb(0, 0, 0)", "side": "bottom", "ticks": "", "title": "Predicted values"}, "yaxis": {"anchor": "bottom", "dtick": 1, "ticks": "", "ticksuffix": "  ", "title": "True values"}}}
